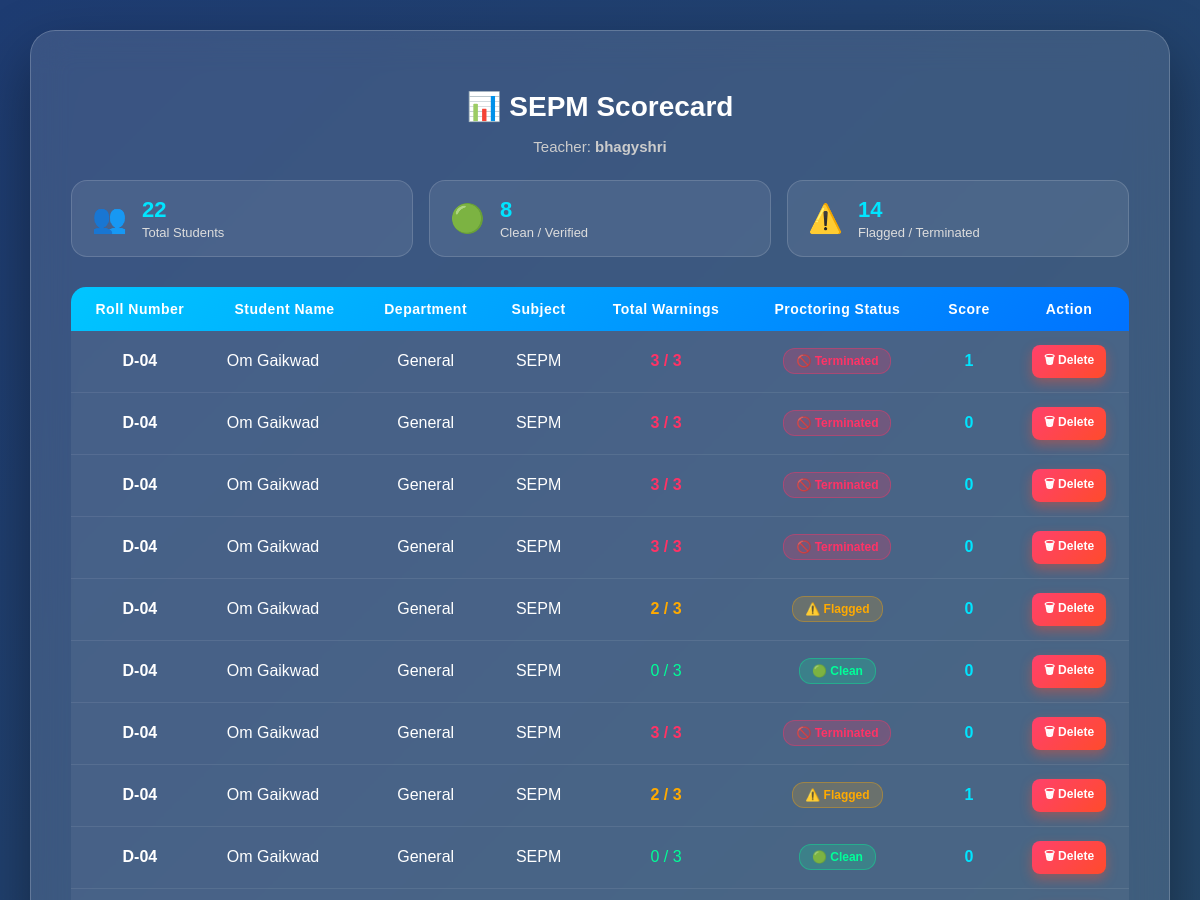
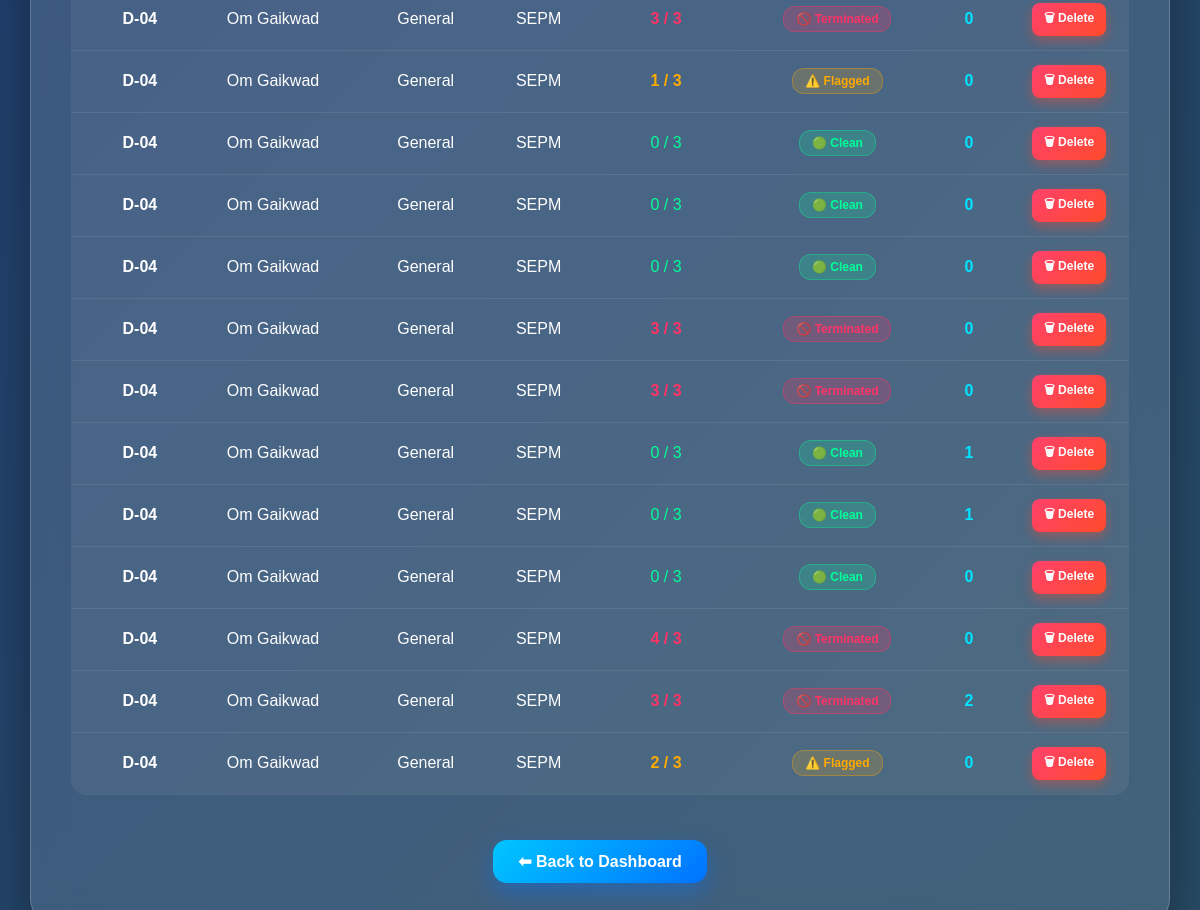
Page /scorecard (signed in) on the committed database (2 pictures, top to bottom).
### tables this page shows
CREATE TABLE results(
                    id INTEGER PRIMARY KEY AUTOINCREMENT,
                    student_name TEXT,
                    roll_no TEXT,
                    teacher_name TEXT,
                    subject TEXT,
                    score INTEGER,
                    warnings INTEGER
                , mobile_warnings INTEGER DEFAULT 0, eye_warnings INTEGER DEFAULT 0, tab_warnings INTEGER DEFAULT 0, face_warnings INTEGER DEFAULT 0, department TEXT DEFAULT '');

### app.py (the view)
@app.route("/scorecard")
def scorecard():
    if "teacher_name" not in session:
        return redirect("/teacher")
    conn = sqlite3.connect(DATABASE)
    c = conn.cursor()
    c.execute("""SELECT r.id,
                        r.roll_no,
                        r.student_name,
                        COALESCE(NULLIF(r.department, ''), NULLIF(s.department, ''), 'General') AS department,
                        r.subject,
                        r.warnings,
                        r.score
                 FROM results r
                 LEFT JOIN students s ON r.roll_no = s.roll_no
                 WHERE r.subject = ?
                 ORDER BY r.id DESC""",
              (session["subject"],))
    data = c.fetchall()
    conn.close()
    return render_template("scorecard.html",
                           results=data,
                           subject=session["subject"],
                           teacher=session["teacher_name"])

### templates/scorecard.html (shortened to what this page needs)
<!DOCTYPE html>
<html>
<head>
    <link rel="stylesheet" href="{{ url_for('static', filename='scorecard.css') }}">
</head>
<body>
<div class="scorecard-container">
    <h1>📊 {{ subject }} Scorecard</h1>
    <p class="teacher-subtitle">
        Teacher: <strong>{{ teacher }}</strong>
    </p>
    <div class="stats-grid">
        <div class="stat-card">
            <span class="stat-icon">👥</span>
            <div class="stat-data">
                <h3>{{ results|length }}</h3>
                <p>Total Students</p>
            </div>
        </div>
        <div class="stat-card">
            <span class="stat-icon">🟢</span>
            <div class="stat-data">
                <h3>
                    {% set clean_total = namespace(count=0) %}
                    {% for r in results %}
                        {% if r[5] == 0 %}
                            {% set clean_total.count = clean_total.count + 1 %}
                        {% endif %}
                    {% endfor %}
                    {{ clean_total.count }}
                </h3>
                <p>Clean / Verified</p>
            </div>
        </div>
        <div class="stat-card">
            <span class="stat-icon">⚠️</span>
            <div class="stat-data">
                <h3>
                    {% set flagged_total = namespace(count=0) %}
                    {% for r in results %}
                        {% if r[5] > 0 %}
                            {% set flagged_total.count = flagged_total.count + 1 %}
                        {% endif %}
                    {% endfor %}
                    {{ flagged_total.count }}
                </h3>
                <p>Flagged / Terminated</p>
            </div>
        </div>
    </div>
    <div class="table-wrapper">
        <table>
            <thead>
                <tr>
                    <th>Roll Number</th>
                    <th>Student Name</th>
                    <th>Department</th>
                    <th>Subject</th>
                    <th>Total Warnings</th>
                    <th>Proctoring Status</th>
                    <th>Score</th>
                    <th>Action</th>
                </tr>
            </thead>
            <tbody>
                {% for r in results %}
                <tr>
                    <td class="roll-no">
                        <strong>{{ r[1] }}</strong>
                    </td>
                    <td class="student-name">{{ r[2] }}</td>
                    <td>{{ r[3] }}</td>
                    <td>{{ r[4] }}</td>
                    <td class="{% if r[5] >= 3 %}warning-high{% elif r[5] > 0 %}warning-mid{% else %}warning-low{% endif %}">
                        {{ r[5] }} / 3
                    </td>
                    <td>
                        {% if r[5] >= 3 %}
                            <span class="status-pill pill-danger">🚫 Terminated</span>
                        {% elif r[5] > 0 %}
                            <span class="status-pill pill-warn">⚠️ Flagged</span>
                        {% else %}
                            <span class="status-pill pill-success">🟢 Clean</span>
                        {% endif %}
                    </td>
                    <td class="score">{{ r[6] }}</td>
                    <td>
                        <a href="{{ url_for('delete_result', result_id=r[0]) }}"
                        class="delete-btn"
                        onclick="return confirm('Are you sure you want to delete this result?');">
                        🗑 Delete
                        </a>
                    </td>
                </tr>
                {% endfor %}
            </tbody>
        </table>
    </div>
    <div class="footer-actions">
        <a href="{{ url_for('teacher_dashboard') }}" class="back-btn">
            ⬅ Back to Dashboard
        </a>
    </div>
</div>
</body>
</html>

### static/scorecard.css (style rules this page uses)
body { margin: 0; font-family: 'Poppins', sans-serif; min-height: 100vh; background: linear-gradient(-45deg, #0f2027, #203a43, #2c5364, #1e3c72); background-size: 400% 400%; animation: gradientBG 12s ease infinite; display: flex; justify-content: center; align-items: center; padding: 30px; }
.scorecard-container { background: rgba(255, 255, 255, 0.12); backdrop-filter: blur(18px); border-radius: 25px; width: 95%; max-width: 1200px; padding: 40px; box-shadow: 0 25px 60px rgba(0,0,0,0.4); border: 1px solid rgba(255,255,255,0.2); text-align: center; transition: 0.4s ease; }
.scorecard-container h1 { margin-bottom: 8px; color: white; font-size: 28px; font-weight: 600; }
.teacher-subtitle { color: #ccc; margin-bottom: 25px; font-size: 15px; }
.stats-grid { display: grid; grid-template-columns: repeat(auto-fit, minmax(200px, 1fr)); gap: 16px; margin-bottom: 30px; }
.stat-card { background: rgba(255, 255, 255, 0.08); border: 1px solid rgba(255, 255, 255, 0.15); border-radius: 16px; padding: 16px 20px; display: flex; align-items: center; gap: 15px; text-align: left; transition: transform 0.2s ease, background 0.2s ease; }
.stat-icon { font-size: 28px; }
.stat-data h3 { margin: 0; font-size: 22px; font-weight: 700; color: #00e5ff; }
.stat-data p { margin: 2px 0 0 0; font-size: 13px; color: #ddd; }
.table-wrapper { overflow-x: auto; }
table { width: 100%; border-collapse: collapse; margin-bottom: 25px; color: white; border-radius: 15px; overflow: hidden; }
thead { background: linear-gradient(135deg, #00c6ff, #0072ff); color: white; }
th, td { padding: 14px 12px; text-align: center; }
th { font-weight: 600; letter-spacing: 0.5px; font-size: 14px; }
tbody tr { background: rgba(255,255,255,0.06); border-bottom: 1px solid rgba(255,255,255,0.08); transition: 0.25s ease; }
.student-name { text-align: left; padding-left: 18px; }
.score { font-weight: 700; font-size: 16px; color: #00e5ff; }
.warning-high { color: #ff3366; font-weight: 700; }
.warning-mid { color: #ffaa00; font-weight: 600; }
.warning-low { color: #00ff99; font-weight: 500; }
.status-pill { display: inline-block; padding: 5px 12px; border-radius: 12px; font-size: 12px; font-weight: 600; }
.pill-success { background: rgba(0, 255, 153, 0.18); color: #00ff99; border: 1px solid rgba(0, 255, 153, 0.35); }
.pill-warn { background: rgba(255, 170, 0, 0.18); color: #ffaa00; border: 1px solid rgba(255, 170, 0, 0.35); }
.pill-danger { background: rgba(255, 51, 102, 0.22); color: #ff3366; border: 1px solid rgba(255, 51, 102, 0.4); }
.footer-actions { margin-top: 20px; }
.back-btn { display: inline-block; padding: 12px 25px; background: linear-gradient(135deg, #00c6ff, #0072ff); color: white; text-decoration: none; border-radius: 14px; font-weight: 600; transition: 0.3s ease; box-shadow: 0 10px 25px rgba(0, 114, 255, 0.4); }
.delete-btn { display: inline-block; padding: 6px 12px; background: linear-gradient(135deg, #ff416c, #ff4b2b); color: white; text-decoration: none; border-radius: 8px; font-size: 12px; font-weight: 600; transition: 0.3s ease; box-shadow: 0 5px 12px rgba(255, 75, 43, 0.4); }

### rows in the picture
results: roll_no "D-04", student_name "Om Gaikwad", r "General", subject "SEPM", warnings "3", shows "🚫 Terminated", score "1"
results: roll_no "D-04", student_name "Om Gaikwad", r "General", subject "SEPM", warnings "3", shows "🚫 Terminated", score "0"
results: roll_no "D-04", student_name "Om Gaikwad", r "General", subject "SEPM", warnings "3", shows "🚫 Terminated", score "0"
results: roll_no "D-04", student_name "Om Gaikwad", r "General", subject "SEPM", warnings "3", shows "🚫 Terminated", score "0"
results: roll_no "D-04", student_name "Om Gaikwad", r "General", subject "SEPM", warnings "2", shows "⚠️ Flagged", score "0"
results: roll_no "D-04", student_name "Om Gaikwad", r "General", subject "SEPM", warnings "0", shows "🟢 Clean", score "0"
results: roll_no "D-04", student_name "Om Gaikwad", r "General", subject "SEPM", warnings "3", shows "🚫 Terminated", score "0"
results: roll_no "D-04", student_name "Om Gaikwad", r "General", subject "SEPM", warnings "2", shows "⚠️ Flagged", score "1"
results: roll_no "D-04", student_name "Om Gaikwad", r "General", subject "SEPM", warnings "0", shows "🟢 Clean", score "0"
results: roll_no "D-04", student_name "Om Gaikwad", r "General", subject "SEPM", warnings "3", shows "🚫 Terminated", score "0"
results: roll_no "D-04", student_name "Om Gaikwad", r "General", subject "SEPM", warnings "1", shows "⚠️ Flagged", score "0"
results: roll_no "D-04", student_name "Om Gaikwad", r "General", subject "SEPM", warnings "0", shows "🟢 Clean", score "0"
results: roll_no "D-04", student_name "Om Gaikwad", r "General", subject "SEPM", warnings "0", shows "🟢 Clean", score "0"
results: roll_no "D-04", student_name "Om Gaikwad", r "General", subject "SEPM", warnings "0", shows "🟢 Clean", score "0"
results: roll_no "D-04", student_name "Om Gaikwad", r "General", subject "SEPM", warnings "3", shows "🚫 Terminated", score "0"
results: roll_no "D-04", student_name "Om Gaikwad", r "General", subject "SEPM", warnings "3", shows "🚫 Terminated", score "0"
results: roll_no "D-04", student_name "Om Gaikwad", r "General", subject "SEPM", warnings "0", shows "🟢 Clean", score "1"
results: roll_no "D-04", student_name "Om Gaikwad", r "General", subject "SEPM", warnings "0", shows "🟢 Clean", score "1"
results: roll_no "D-04", student_name "Om Gaikwad", r "General", subject "SEPM", warnings "0", shows "🟢 Clean", score "0"
results: roll_no "D-04", student_name "Om Gaikwad", r "General", subject "SEPM", warnings "4", shows "🚫 Terminated", score "0"
results: roll_no "D-04", student_name "Om Gaikwad", r "General", subject "SEPM", warnings "3", shows "🚫 Terminated", score "2"
results: roll_no "D-04", student_name "Om Gaikwad", r "General", subject "SEPM", warnings "2", shows "⚠️ Flagged", score "0"

### other values in the picture
{{ subject }} "SEPM"
{{ teacher }} "bhagyshri"
{{ results|length }} "22"
{{ clean_total.count }} "8"
{{ flagged_total.count }} "14"
